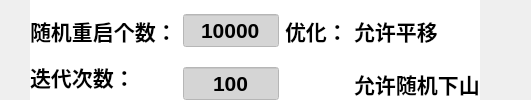
         <widget class="QWidget" name="tab_4">
          <attribute name="title">
           <string>爬山法</string>
          </attribute>
          <layout class="QGridLayout" name="gridLayout_9">
           <property name="leftMargin">
            <number>30</number>
           </property>
           <property name="topMargin">
            <number>0</number>
           </property>
           <property name="bottomMargin">
            <number>0</number>
           </property>
           <item row="0" column="0">
            <widget class="QWidget" name="widget_6" native="true">
             <property name="maximumSize">
              <size>
               <width>450</width>
               <height>16777215</height>
              </size>
             </property>
             <property name="palette">
              <palette>
               <active>
                <colorrole role="Base">
                 <brush brushstyle="SolidPattern">
                  <color alpha="255">
                   <red>213</red>
                   <green>213</green>
                   <blue>213</blue>
                  </color>
                 </brush>
                </colorrole>
                <colorrole role="Window">
                 <brush brushstyle="SolidPattern">
                  <color alpha="255">
                   <red>255</red>
                   <green>255</green>
                   <blue>255</blue>
                  </color>
                 </brush>
                </colorrole>
               </active>
               <inactive>
                <colorrole role="Base">
                 <brush brushstyle="SolidPattern">
                  <color alpha="255">
                   <red>213</red>
                   <green>213</green>
                   <blue>213</blue>
                  </color>
                 </brush>
                </colorrole>
                <colorrole role="Window">
                 <brush brushstyle="SolidPattern">
                  <color alpha="255">
                   <red>255</red>
                   <green>255</green>
                   <blue>255</blue>
                  </color>
                 </brush>
                </colorrole>
               </inactive>
               <disabled>
                <colorrole role="Base">
                 <brush brushstyle="SolidPattern">
                  <color alpha="255">
                   <red>255</red>
                   <green>255</green>
                   <blue>255</blue>
                  </color>
                 </brush>
                </colorrole>
                <colorrole role="Window">
                 <brush brushstyle="SolidPattern">
                  <color alpha="255">
                   <red>255</red>
                   <green>255</green>
                   <blue>255</blue>
                  </color>
                 </brush>
                </colorrole>
               </disabled>
              </palette>
             </property>
             <property name="autoFillBackground">
              <bool>true</bool>
             </property>
             <layout class="QGridLayout" name="gridLayout_10">
              <property name="leftMargin">
               <number>0</number>
              </property>
              <property name="topMargin">
               <number>0</number>
              </property>
              <property name="rightMargin">
               <number>0</number>
              </property>
              <property name="bottomMargin">
               <number>0</number>
              </property>
              <item row="4" column="4">
               <widget class="QLabel" name="label_17">
                <property name="font">
                 <font>
                  <pointsize>16</pointsize>
                  <weight>75</weight>
                  <bold>true</bold>
                 </font>
                </property>
                <property name="text">
                 <string>允许随机下山</string>
                </property>
               </widget>
              </item>
              <item row="3" column="0" rowspan="2">
               <widget class="QLabel" name="label_13">
                <property name="font">
                 <font>
                  <pointsize>16</pointsize>
                  <weight>75</weight>
                  <bold>true</bold>
                 </font>
                </property>
                <property name="text">
                 <string>迭代次数：</string>
                </property>
               </widget>
              </item>
              <item row="4" column="1">
               <widget class="QLineEdit" name="lineEdit_Hillclimbing_num">
                <property name="font">
                 <font>
                  <pointsize>16</pointsize>
                  <weight>75</weight>
                  <bold>true</bold>
                 </font>
                </property>
                <property name="text">
                 <string>100</string>
                </property>
                <property name="alignment">
                 <set>Qt::AlignCenter</set>
                </property>
               </widget>
              </item>
              <item row="2" column="0">
               <widget class="QLabel" name="label_12">
                <property name="font">
                 <font>
                  <pointsize>16</pointsize>
                  <weight>75</weight>
                  <bold>true</bold>
                 </font>
                </property>
                <property name="text">
                 <string>随机重启个数：</string>
                </property>
               </widget>
              </item>
              <item row="2" column="1">
               <widget class="QLineEdit" name="lineEdit_Hillclimbing_IndividualNumber">
                <property name="font">
                 <font>
                  <pointsize>16</pointsize>
                  <weight>75</weight>
                  <bold>true</bold>
                 </font>
                </property>
                <property name="text">
                 <string>10000</string>
                </property>
                <property name="alignment">
                 <set>Qt::AlignCenter</set>
                </property>
               </widget>
              </item>
              <item row="2" column="3">
               <widget class="QLabel" name="label_11">
                <property name="font">
                 <font>
                  <pointsize>16</pointsize>
                  <weight>75</weight>
                  <bold>true</bold>
                 </font>
                </property>
                <property name="text">
                 <string>优化：</string>
                </property>
               </widget>
              </item>
              <item row="2" column="4">
               <widget class="QLabel" name="label_16">
                <property name="font">
                 <font>
                  <pointsize>16</pointsize>
                  <weight>75</weight>
                  <bold>true</bold>
                 </font>
                </property>
                <property name="text">
                 <string>允许平移</string>
                </property>
               </widget>
              </item>
              <item row="1" column="2" rowspan="4">
               <spacer name="horizontalSpacer_3">
                <property name="orientation">
                 <enum>Qt::Horizontal</enum>
                </property>
                <property name="sizeHint" stdset="0">
                 <size>
                  <width>40</width>
                  <height>20</height>
                 </size>
                </property>
               </spacer>
              </item>
             </layout>
            </widget>
           </item>
           <item row="0" column="1">
            <spacer name="horizontalSpacer_2">
             <property name="orientation">
              <enum>Qt::Horizontal</enum>
             </property>
             <property name="sizeHint" stdset="0">
              <size>
               <width>40</width>
               <height>20</height>
              </size>
             </property>
            </spacer>
           </item>
          </layout>
         </widget>
